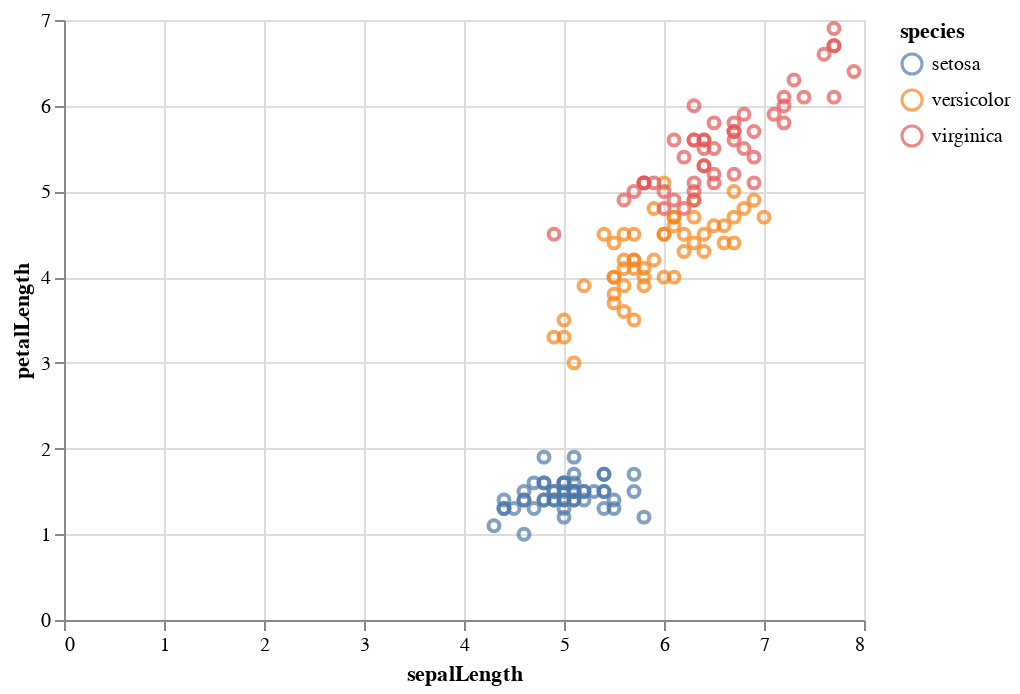

Write notebook code for a chart like this one.
### Markdown cell above
In this example, we will visualize the iris dataset from the vega_datasets library in the form of a scatter plot. The mark method used for scatter plot in this example is mark_point(). For this bi-variate analysis, we map the sepalLength and petalLength columns to the x and y axes encoding. Further, to differentiate the points from each other, we map the shape encoding to the species column.

### Code cell
# Import data object from vega_datasets
from vega_datasets import data

# Selecting the data
iris = data.iris()

# Making the Scatter Plot
alt.Chart(iris).mark_point().encode(
	# Map the sepalLength to x-axis
	x='sepalLength',
	# Map the petalLength to y-axis
	y='petalLength',
	# Map the species to shape
	color='species'   #you can also encode speces as different shape
)

### Figure 1 — Vega-Lite specification as saved in the notebook (floating-point values rounded to 4 significant figures; data arrays with more than 128 entries replaced by an {"elided": "..."} marker saying what was removed)
{"config": {"view": {"continuousWidth": 400, "continuousHeight": 300}}, "data": {"name": "data-a264acbd6e539a8b3afc0cb5f240fb57"}, "mark": "point", "encoding": {"color": {"field": "species", "type": "nominal"}, "x": {"field": "sepalLength", "type": "quantitative"}, "y": {"field": "petalLength", "type": "quantitative"}}, "$schema": "https://vega.github.io/schema/vega-lite/v4.17.0.json", "datasets": {"data-a264acbd6e539a8b3afc0cb5f240fb57": {"elided": "150 records"}}}
